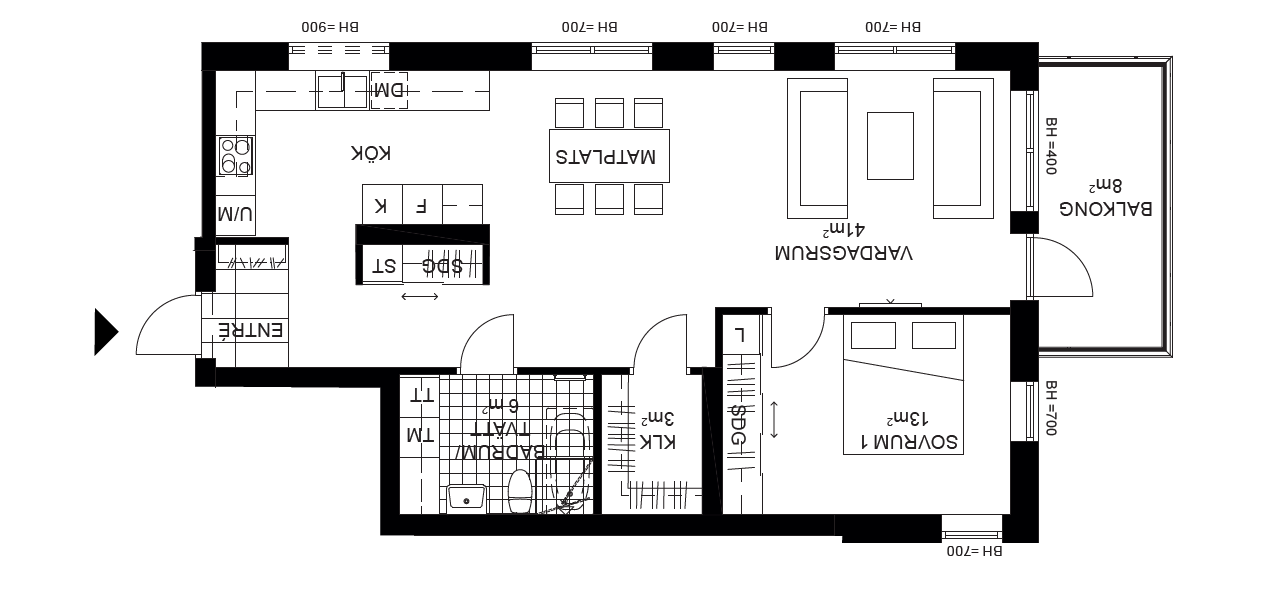
#> input picture Examples/example.png, 1261 x 611 px
$ python floorplan_to_datafile.py   (older library calls are emulated)
#> lines starting #> are read from the running program, lines starting #| are printed output that depends on the picture; after the words box and inside, x2 and y2 are one past the last pixel; in counts of white or black regions, pixels touching at a corner belong together
import cv2
import numpy as np
import json

'''
This file contains the old implementation
Where all functions are in this file...
'''


# [45 lines left out: functions main, generate_all_files, not called in this run]

def test():
    '''
    Test function for future use
    '''

    '''
    Receive image, convert
    '''
    # Read floorplan image
    img = cv2.imread("example.png")
#> img is the input picture: shape (611, 1261, 3); mean B, G, R 229.1, 228.9, 229.1

    # grayscale image
    gray = cv2.cvtColor(img,cv2.COLOR_BGR2GRAY)

    # Resulting image
    height, width, channels = img.shape
#> height = 611; width = 1261; channels = 3
    blank_image = np.zeros((height,width,3), np.uint8) # output image same size as original

    # create wall image (filter out small objects from image)
    wall_img = wall_filter(gray)

    # detect walls
    boxes, img = detectPreciseBoxes(wall_img)

    # detect outer Contours (simple floor or roof solution)
    #contour, img = detectOuterContours(gray)

    res = detectAndRemovePreciseBoxes(wall_img, output_img = gray )

    # detect walls
    boxes, img = detectPreciseBoxes(out, output_img = gray)

    # create verts (points 3d), points to use in mesh creations
    verts = []
    # create faces for each plane, describe order to create mesh points
    faces = []

    # Height of waLL
    height = 0

    # Scale pixel value to 3d pos
    scale = 100

    #cv2.imshow('1t', img)
    cv2.imshow('2t', gray)

    cv2.waitKey(0)

    print(boxes)
    # [16 lines of commented-out code are left out]
    print("Test Done!")

'''
TODO
Detect doors
'''

'''
TODO
Detect windows
'''

'''
TODO
Detect floors
'''

'''
TODO
Detect extra details
Maybe text detections
'''

# [221 lines left out: functions scale_point_to_vector, generate_floor_file, generate_walls_file, save_to_file, read_from_file, write_verts_on_2d_image and 3 more, not called in this run]


def wall_filter(gray):
    '''
    Filter walls
    @Return our thick wallmap
    '''

    ret, thresh = cv2.threshold(gray,0,255,cv2.THRESH_BINARY_INV+cv2.THRESH_OTSU)
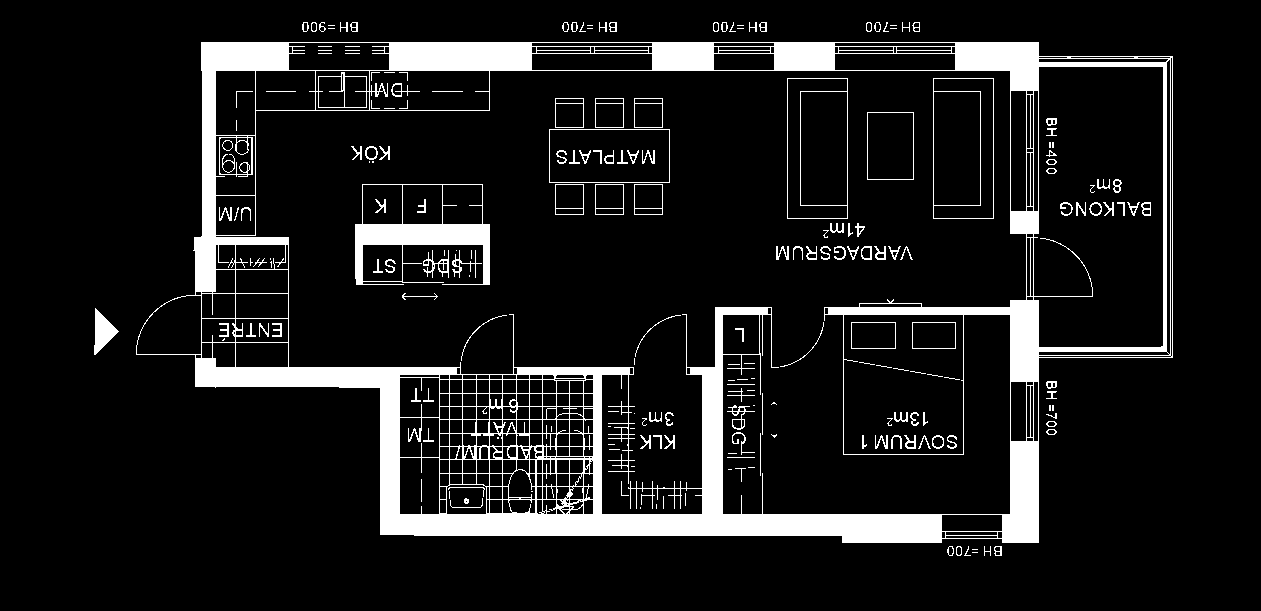
#> thresh: shape (611, 1261); 10.6% white; 214 white regions (79 under 20 px), largest, box (x1, y1, x2, y2) and area: (136, 42, 1173, 543) 67333, (355, 184, 490, 285) 3952, (787, 78, 848, 219) 607
#> ret = 134

    # noise removal
    kernel = np.ones((3,3),np.uint8)
    opening = cv2.morphologyEx(thresh,cv2.MORPH_OPEN,kernel, iterations = 2)
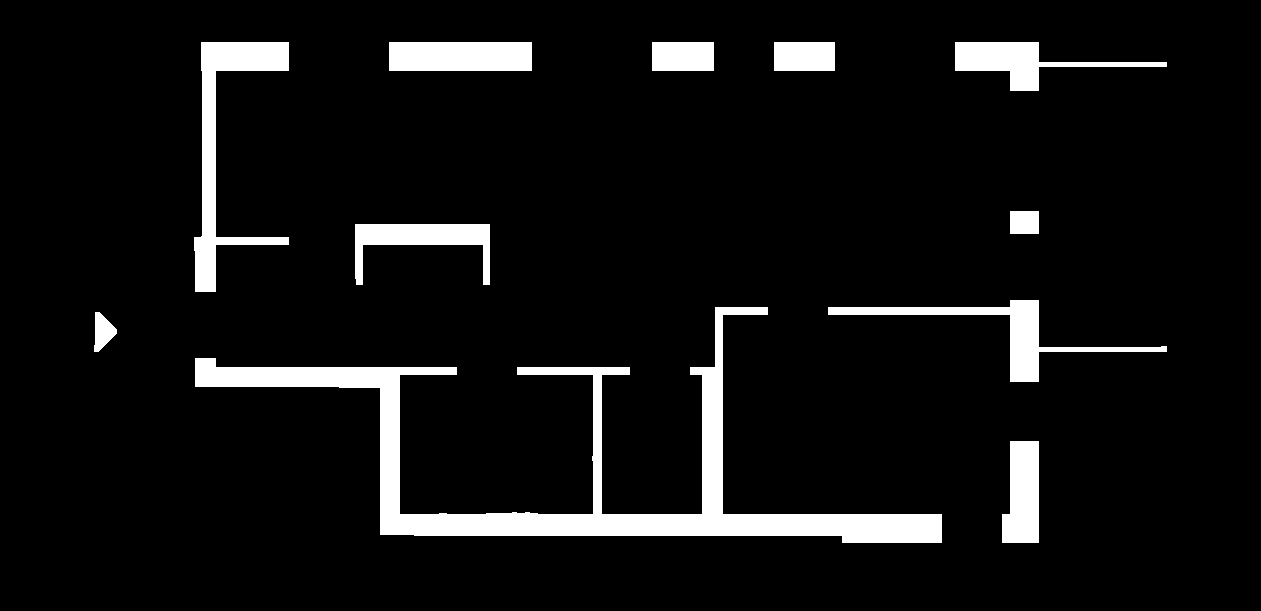
#> opening: shape (611, 1261); 7.4% white; 11 white regions, largest, box (x1, y1, x2, y2) and area: (195, 307, 942, 543) 26609, (194, 42, 289, 292) 6630, (828, 300, 1167, 382) 4480

    sure_bg = cv2.dilate(opening,kernel,iterations=3)
#> sure_bg: shape (611, 1261); 10.1% white; 11 white regions, largest, box (x1, y1, x2, y2) and area: (192, 304, 945, 546) 35699, (191, 39, 292, 295) 9180, (825, 297, 1170, 385) 7048

    dist_transform = cv2.distanceTransform(opening,cv2.DIST_L2,5)
    ret, sure_fg = cv2.threshold(0.5*dist_transform,0.2*dist_transform.max(),255,0)
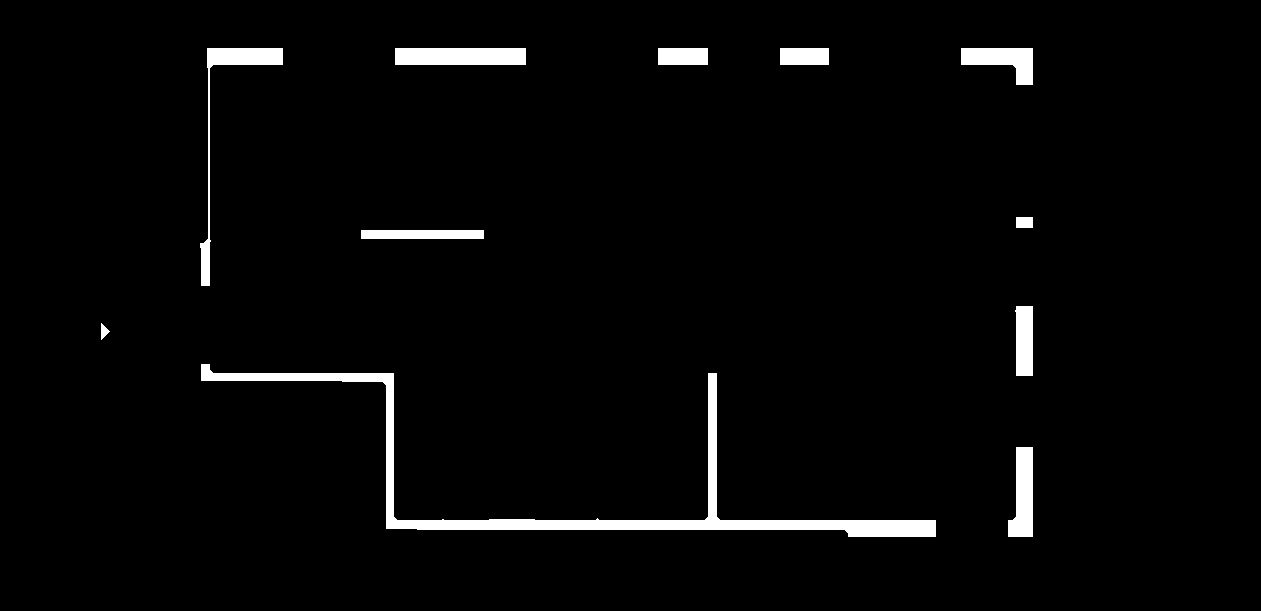
#> sure_fg: shape (611, 1261) float32; 2.9% white; 11 white regions, largest, box (x1, y1, x2, y2) and area: (201, 364, 936, 537) 10277, (395, 48, 526, 65) 2227, (200, 48, 283, 286) 2061
#> ret = 3.4

    sure_fg = np.uint8(sure_fg)
    unknown = cv2.subtract(sure_bg,sure_fg)
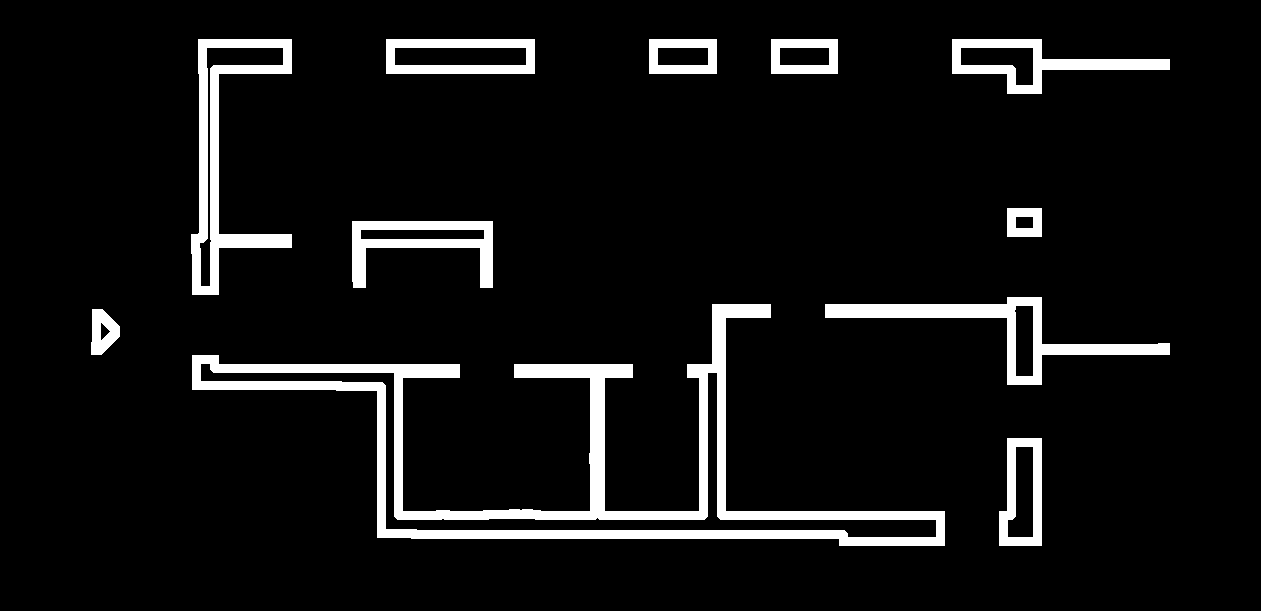
#> unknown: shape (611, 1261); 7.3% white; 11 white regions

    return unknown

# [73 lines left out: functions detectCorners, Watermark, detectCenterBoxes, detectUnpreciseBoxes, not called in this run]

def detectPreciseBoxes(detect_img, output_img = None, color = [100,100,0]):
    '''
    Boxes in image
    @Return list of boxes

    Source
    https://stackoverflow.com/questions/50930033/drawing-lines-and-distance-to-them-on-image-opencv-python
    '''
    res = []

    im, contours, hierarchy = cv2.findContours(detect_img,cv2.RETR_EXTERNAL,cv2.CHAIN_APPROX_SIMPLE)
#> contours = 11 contours; largest, box (x1, y1, x2, y2) and area: (192, 304, 945, 546) 34192, (191, 39, 292, 295) 8754, (825, 297, 1170, 385) 6618, (386, 39, 535, 74) 5032, (952, 39, 1170, 94) 4988
    #area = sorted(contours, key=cv2.contourArea, reverse=True)

    largest_contour_area = 0
    for cnt in contours:
        largest_contour_area = cv2.contourArea(cnt)
        largest_contour = cnt

        epsilon = 0.001*cv2.arcLength(largest_contour,True)
        approx = cv2.approxPolyDP(largest_contour,epsilon,True)
        if output_img is not None:
            final = cv2.drawContours(output_img, [approx], 0, [100, 200, 0])
        res.append(approx)
#> this loop made 11 passes
#> (largest_contour_area, epsilon) on passes 1, 2, 3, 4, 5, 7, 11: (3910.5, 0.297), (921, 0.125), (34192, 3.02), (6617.5, 0.861), (4635.5, 0.49), (4987.5, 0.54), (8753.5, 0.854)
#> (largest_contour_area, epsilon, approx) on passes 6, 8, 9, 10: (952, 0.124, [[1007, 208], [1007, 236], [1041, 236], [1041, 208]]), (2244, 0.2, [[771, 39], [771, 73], [837, 73], [837, 39]]), (2278, 0.202, [[649, 39], [649, 73], [716, 73], [716, 39]]), (5032, 0.364, [[386, 39], [386, 73], [534, 73], [534, 39]])
#> after the loop, res = 11 contours; largest, box (x1, y1, x2, y2) and area: (192, 304, 945, 546) 34494, (191, 39, 292, 295) 8826, (825, 297, 1170, 385) 6620, (386, 39, 535, 74) 5032, (952, 39, 1170, 94) 4988
#> in test, `boxes, img = detectPreciseBoxes(wall_img)`: boxes has the same summary as res in detectPreciseBoxes

    return res, output_img

def detectAndRemovePreciseBoxes(detect_img, output_img = None, color = [255, 255, 255]):
    '''
    Remove contours
    @Return list of boxes

    Source
    https://stackoverflow.com/questions/50930033/drawing-lines-and-distance-to-them-on-image-opencv-python
    '''

    res = []

    im, contours, hierarchy = cv2.findContours(detect_img,cv2.RETR_EXTERNAL,cv2.CHAIN_APPROX_SIMPLE)
    #area = sorted(contours, key=cv2.contourArea, reverse=True)

    largest_contour_area = 0
    for cnt in contours:
        largest_contour_area = cv2.contourArea(cnt)
        largest_contour = cnt

        epsilon = 0.001*cv2.arcLength(largest_contour,True)
        approx = cv2.approxPolyDP(largest_contour,epsilon,True)
        if output_img is not None:
            cv2.drawContours( output_img,  [approx], -1, color, -1);
        res.append(approx)
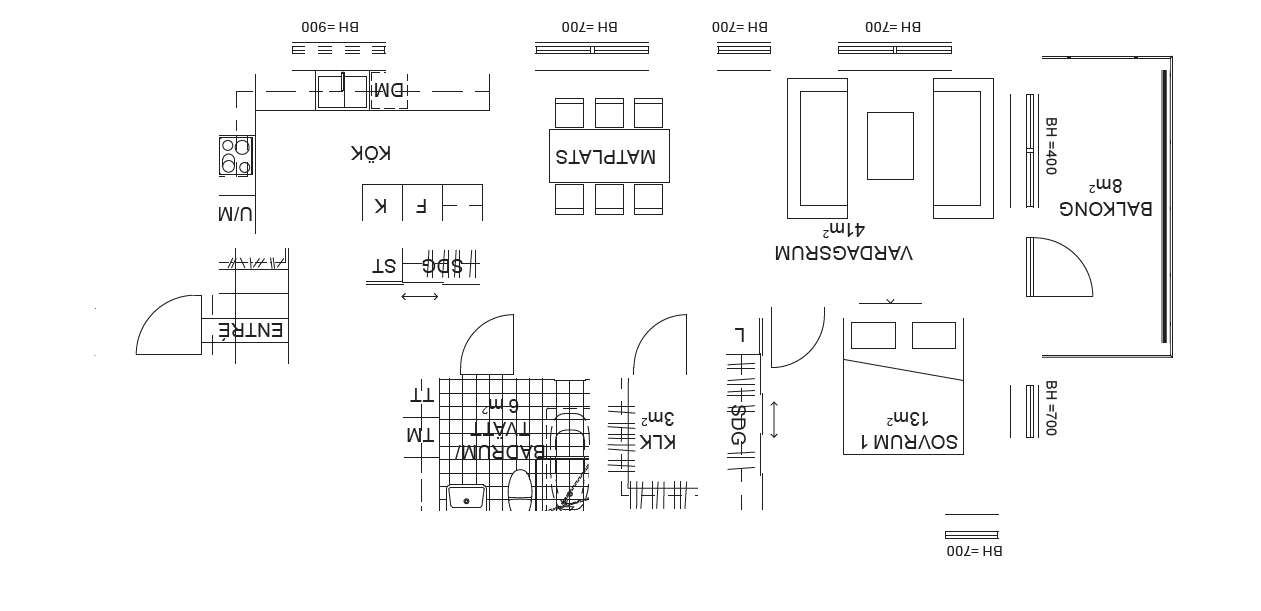
#> output_img: shape (611, 1261); min 32, max 255, mean 247.7

    return res, output_img

# [57 lines left out: functions detectOuterContours, rectContains, detectLines, not called in this run]


'''
Uncomment this for testing
'''
if __name__ == "__main__":
#> (the run stopped early here; a loop or call above may not have finished)

$ run again, with Examples/example3.png copied over Examples/example.png
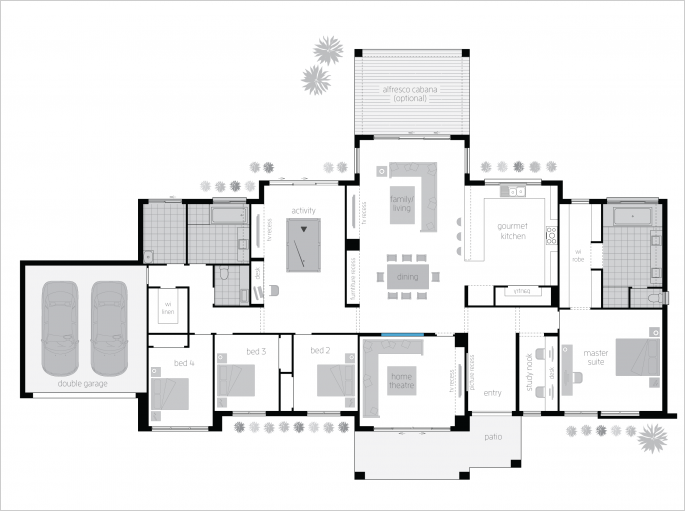
#> input picture Examples/example3.png, 685 x 511 px
#> in test, img is the input picture: shape (511, 685, 3); mean B, G, R 237.1, 236.8, 236.5
#> in wall_filter, `ret, thresh = cv2.threshold(gray,0,255,cv2.THRESH_BINARY_INV+cv2.THRES..`:
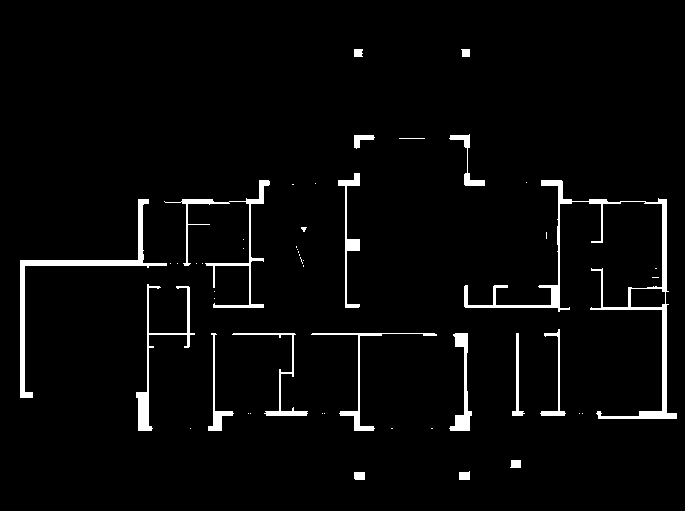
#> thresh: shape (511, 685); 3.4% white; 50 white regions (31 under 20 px), largest, box (x1, y1, x2, y2) and area: (464, 180, 677, 419) 3322, (20, 199, 167, 398) 1865, (164, 180, 270, 308) 1191
#> in wall_filter, `ret, thresh = cv2.threshold(gray,0,255,cv2.THRESH_BINARY_INV+cv2.THRES..`: ret = 138
#> opening: shape (511, 685); 2% white; 26 white regions, largest, box (x1, y1, x2, y2) and area: (20, 199, 149, 398) 1788, (639, 304, 677, 419) 819, (658, 199, 667, 292) 485
#> sure_bg: shape (511, 685); 4.6% white; 26 white regions, largest, box (x1, y1, x2, y2) and area: (17, 196, 152, 401) 3846, (636, 301, 680, 422) 1773, (655, 196, 670, 295) 1133
#> in wall_filter, `ret, sure_fg = cv2.threshold(0.5*dist_transform,0.2*dist_transform.max..`: ret = 1.6
#> unknown: shape (511, 685); 4.4% white; 26 white regions
#> in detectPreciseBoxes, `im, contours, hierarchy = cv2.findContours(detect_img,cv2.RETR_EXTERNA..`: contours = 26 contours; largest, box (x1, y1, x2, y2) and area: (17, 196, 152, 401) 3502, (636, 301, 680, 422) 1610, (655, 196, 670, 295) 1020, (133, 389, 155, 434) 757, (538, 177, 575, 207) 568
#> the loop in detectPreciseBoxes, `for cnt in contours:` made 26 passes
#> (largest_contour_area, epsilon) on passes 2, 6, 7, 9, 10, 12, 15, 18: (207.5, 0.0574), (535.5, 0.102), (556, 0.127), (511, 0.109), (757, 0.129), (1610, 0.325), (1020.5, 0.223), (3501.5, 0.69)
#> after the loop in detectPreciseBoxes, `for cnt in contours:`: res has the same summary as contours
#> boxes has the same summary as contours in detectPreciseBoxes
#> the loop in detectAndRemovePreciseBoxes, `for cnt in contours:` made 26 passes
#> after the loop in detectAndRemovePreciseBoxes, `for cnt in contours:`:
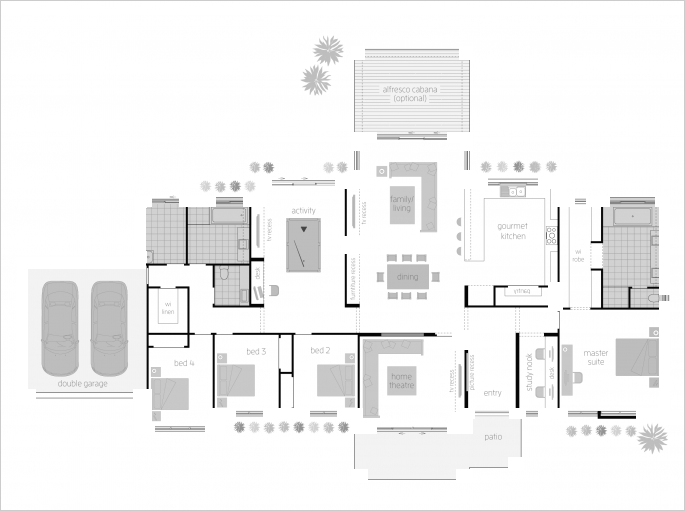
#> output_img: shape (511, 685); min 5, max 255, mean 242.2
#> after the loop in detectAndRemovePreciseBoxes, `for cnt in contours:`: res has the same summary as contours in detectPreciseBoxes
